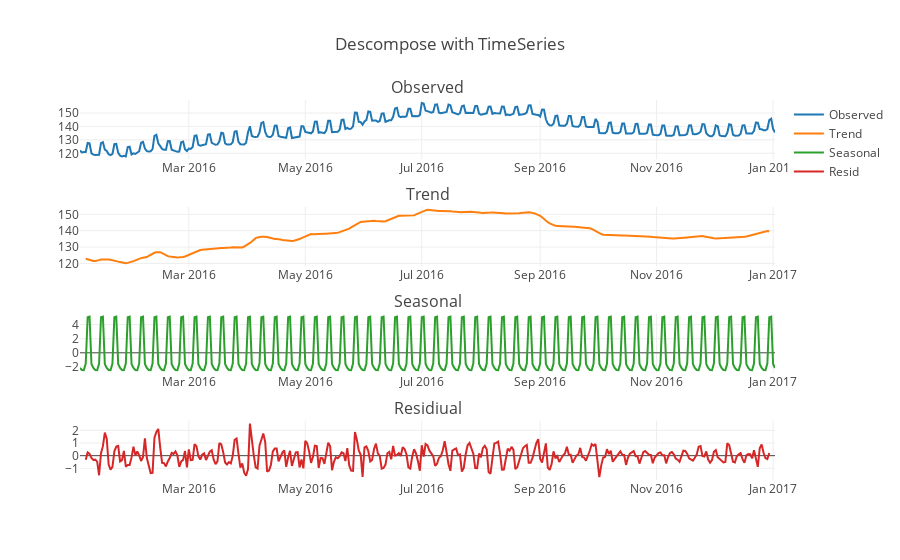

The code cell stored with this chart in its notebook:
### Code cell
draw_interactive_graph("Total")

### Figure 1 — Plotly figure (JSON) as saved in the notebook; plotly's stock layout.template omitted (floating-point values rounded to 4 significant figures; data arrays with more than 128 entries replaced by an {"elided": "..."} marker saying what was removed)
{"data": [{"name": "Observed", "type": "scatter", "uid": "5326bf09-ae60-4c2f-afbb-e5584f76105b", "x": {"elided": "365 str values"}, "xaxis": "x", "y": {"elided": "365 float values"}, "yaxis": "y"}, {"name": "Trend", "type": "scatter", "uid": "1e8c37e4-80f1-47f0-a36b-9870213b3387", "x": {"elided": "365 str values"}, "xaxis": "x2", "y": {"elided": "365 float values"}, "yaxis": "y2"}, {"name": "Seasonal", "type": "scatter", "uid": "ed890d80-52f3-4907-a6ac-3a86b1759684", "x": {"elided": "365 str values"}, "xaxis": "x3", "y": {"elided": "365 float values"}, "yaxis": "y3"}, {"name": "Resid", "type": "scatter", "uid": "409ca8fc-abe1-4198-a846-d1404bdb4b69", "x": {"elided": "365 str values"}, "xaxis": "x4", "y": {"elided": "365 float values"}, "yaxis": "y4"}], "layout": {"annotations": [{"font": {"size": 16}, "showarrow": false, "text": "Observed", "x": 0.5, "xanchor": "center", "xref": "paper", "y": 1, "yanchor": "bottom", "yref": "paper"}, {"font": {"size": 16}, "showarrow": false, "text": "Trend", "x": 0.5, "xanchor": "center", "xref": "paper", "y": 0.7188, "yanchor": "bottom", "yref": "paper"}, {"font": {"size": 16}, "showarrow": false, "text": "Seasonal", "x": 0.5, "xanchor": "center", "xref": "paper", "y": 0.4375, "yanchor": "bottom", "yref": "paper"}, {"font": {"size": 16}, "showarrow": false, "text": "Residiual", "x": 0.5, "xanchor": "center", "xref": "paper", "y": 0.1562, "yanchor": "bottom", "yref": "paper"}], "title": {"text": "Descompose with TimeSeries"}, "xaxis": {"anchor": "y", "domain": [0, 1]}, "xaxis2": {"anchor": "y2", "domain": [0, 1]}, "xaxis3": {"anchor": "y3", "domain": [0, 1]}, "xaxis4": {"anchor": "y4", "domain": [0, 1]}, "yaxis": {"anchor": "x", "domain": [0.8438, 1]}, "yaxis2": {"anchor": "x2", "domain": [0.5625, 0.7188]}, "yaxis3": {"anchor": "x3", "domain": [0.2812, 0.4375]}, "yaxis4": {"anchor": "x4", "domain": [0, 0.1562]}}}
